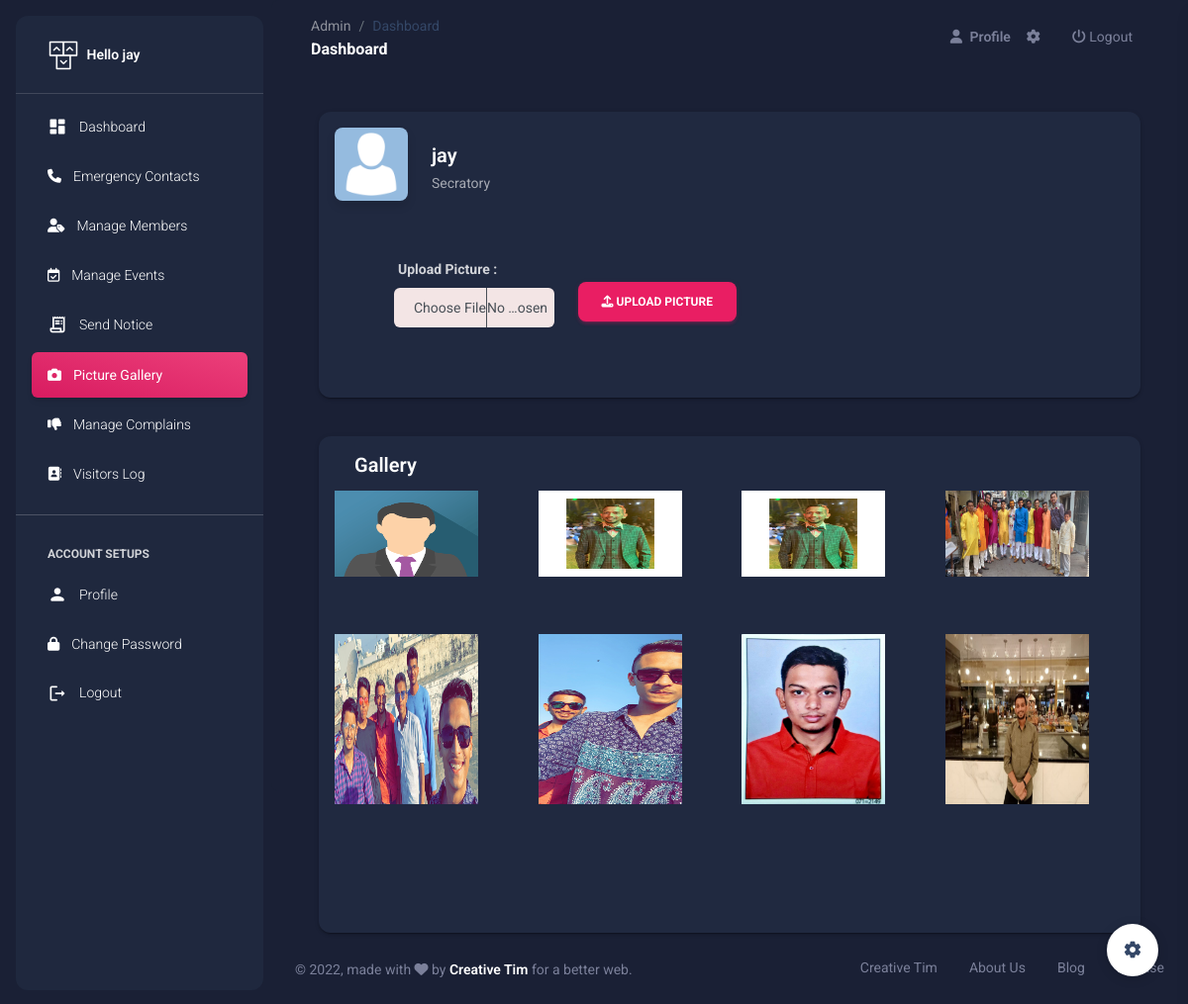
/Sec/gallery/ (signed in), run on the app's committed database.
### SecApp/models.py (models this page shows, shortened)
class SecUser(models.Model):
    name = models.CharField(max_length=50)
    email = models.EmailField(unique=True)
    mobile = models.CharField(max_length=15)
    password = models.CharField(max_length=50)
    pic = models.FileField(upload_to='Profile',default='avatar.png')
    setting = models.BooleanField(default=False)

class Gallery(models.Model):
    uid = models.ForeignKey(SecUser,on_delete=models.CASCADE)
    pic = models.FileField(upload_to='Gallery')

### SecApp/views.py (the view)
# urls.py: path('gallery/',views.gallery, name='gallery'),
def gallery(request):
    uid = SecUser.objects.get(email=request.session['email'])
    if request.FILES:
        Gallery.objects.create(
            uid = uid,
            pic = request.FILES['pic']
        )
    photos = Gallery.objects.all()[::-1]
    return render(request,'gallery.html',{'photos':photos,'uid':uid})

### SecApp/templates/gallery.html (shortened to what this page needs)
{% extends 'sec-header.html' %}
{% load static %}
{% block gallery %}
<li class="nav-item">
    <a class="nav-link text-white active bg-gradient-primary" href="">
    <div class="text-white text-center me-2 d-flex align-items-center justify-content-center">
        <i class="fas fa-camera"></i>
    </div>
    <span class="nav-link-text ms-1">Picture Gallery</span>
    </a>
</li>
{% endblock %}
{% block content %}
<div class="container-fluid px-2 px-md-4">
    <br><br><br>
    <br>
    <div class="card card-body mx-3 mx-md-4 mt-n6">
      <div class="row gx-4 mb-2">
        <div class="col-auto">
          <div class="avatar avatar-xl position-relative">
            {% if uid.pic %}
            <img src="{{uid.pic.url}}" alt="profile_image" class="w-100 border-radius-lg shadow-sm">
            {% else %}
            <img src="" alt="profile_image" class="w-100 border-radius-lg shadow-sm">
            {% endif %}
        </div>
        </div>
        <div class="col-auto my-auto">
          <div class="h-100">
            <h5 class="mb-1">
              {{uid.name}}
            </h5>
            <p class="mb-0 font-weight-normal text-sm">
              Secratory
            </p>
          </div>
        </div>
      </div>
      <div style="margin: 20px; margin-left: 60px;">
      <form action="{% url 'gallery' %}" method="POST" enctype="multipart/form-data">
        <div class="row">
            <div class="form-group col-3">
                <label for="exampleInputPassword1"><b>Upload Picture : </b></label>
                <input type="file" style="background-color: rgb(243, 229, 229); padding-left: 20px;" class="form-control" name="pic"  required>
            </div>
            <div class="form-group col-3">
                <label for="exampleInputPassword1"><b> </b></label><br>
                <button type="submit" class="btn btn-primary"><i class="fa fa-upload"></i>   Upload Picture</button>
            </div>
        </div><br>
      </form>
    </div>
    </div>
  </div>
  <div class="container-fluid px-2 px-md-4">
    <br><br><br>
    <br>
    <div class="card card-body mx-3 mx-md-4 mt-n6">
      <div class="row gx-4 mb-2">
        <div class="col-auto my-auto">
            <div class="h-100">
              <h5 class="mb-1" style="margin-left: 20px;">
                Gallery
              </h5>
            </div>
          </div>
      </div>
      <div class="col-auto my-auto">
        <div class="row">
            {% for i in photos %}
            <div class="col-3">
                <img src="{{i.pic.url}}" alt="" width="80%" height="60%">
            </div>
            {% endfor %}
        </div>
      </div>
    </div>
  </div>
{% endblock %}

### SecApp/templates/sec-header.html (shortened to what this page needs)
{% load static %}
<!DOCTYPE html>
<html lang="en">
<head>
  <link href="{% static 'assets/css/nucleo-icons.css' %}" rel="stylesheet" />
  <link href="{% static 'assets/css/nucleo-svg.css' %}" rel="stylesheet" />
  <link id="pagestyle" href="{% static 'assets/css/material-dashboard.css' %}" rel="stylesheet" />
</head>
{% if uid.setting == False %}
<body class="g-sidenav-show  bg-gray-200">
{% else %}
<body class="g-sidenav-show  bg-gray-200 dark-version">
{% endif %}
  <aside class="sidenav navbar navbar-vertical navbar-expand-xs border-0 border-radius-xl my-3 fixed-start ms-3   bg-gradient-dark" id="sidenav-main">
    <div class="sidenav-header">
      <a class="navbar-brand m-0" href=" https://demos.creative-tim.com/material-dashboard/pages/dashboard " target="_blank">
        <img src="{% static 'assets/img/logo-ct.png' %}" class="navbar-brand-img h-100" alt="main_logo">
        <span class="ms-1 font-weight-bold text-white">Hello {{uid.name}}</span>
      </a>
    </div>
    <hr class="horizontal light mt-0 mb-2">
      <ul class="navbar-nav">
        {% block dashboard %}
        <li class="nav-item">
          <a class="nav-link text-white" href="{% url 'index' %}">
            <div class="text-white text-center me-2 d-flex align-items-center justify-content-center">
              <i class="material-icons opacity-10">dashboard</i>
            </div>
            <span class="nav-link-text ms-1">Dashboard</span>
          </a>
        </li>
        {% endblock %}
        {% block emergency %}
        <li class="nav-item">
          <a class="nav-link text-white " href="{% url 'emergency' %}">
            <div class="text-white text-center me-2 d-flex align-items-center justify-content-center">
              <i class="fa fa-phone"></i>
            </div>
            <span class="nav-link-text ms-1">Emergency Contacts</span>
          </a>
        </li>
        {% endblock %}
        {% block add_member %}
        <li class="nav-item">
          <a class="nav-link text-white " href="{% url 'add-member' %}">
            <div class="text-white text-center me-2 d-flex align-items-center justify-content-center">
              <i class="fa fa-user-tag"></i>
            </div>
            <span class="nav-link-text ms-1">Manage Members</span>
          </a>
        </li>
        {% endblock %}
        {% block event %}
        <li class="nav-item">
          <a class="nav-link text-white " href="{% url 'add-event' %}">
            <div class="text-white text-center me-2 d-flex align-items-center justify-content-center">
              <i class="fa fa-calendar-check-o"></i>
            </div>
            <span class="nav-link-text ms-1">Manage Events</span>
          </a>
        </li>
        {% endblock %}
        {% block notice %}
        <li class="nav-item">
          <a class="nav-link text-white" href="{% url 'send-notice' %}">
            <div class="text-white text-center me-2 d-flex align-items-center justify-content-center">
              <i class="material-icons opacity-10">receipt_long</i>
            </div>
            <span class="nav-link-text ms-1">Send Notice</span>
          </a>
        </li>
        {% endblock %}
        {% block gallery %}{% endblock %}
        {% block complain %}
        <li class="nav-item">
          <a class="nav-link text-white " href="#">
            <div class="text-white text-center me-2 d-flex align-items-center justify-content-center">
              <i class="fa fa-thumbs-down"></i>
            </div>
            <span class="nav-link-text ms-1">Manage Complains</span>
          </a>
        </li>
        {% endblock %}
        <li class="nav-item">
          <a class="nav-link text-white " href="">
            <div class="text-white text-center me-2 d-flex align-items-center justify-content-center">
              <i class="fa fa-address-book"></i>
            </div>
            <span class="nav-link-text ms-1">Visitors Log</span>
          </a>
        </li>
        <hr>
        <li class="nav-item mt-3">
          <h6 class="ps-4 ms-2 text-uppercase text-xs text-white font-weight-bolder opacity-8">Account Setups</h6>
        </li>
        {% block profile %}
        <li class="nav-item">
          <a class="nav-link text-white " href="{% url 'profile' %}">
            <div class="text-white text-center me-2 d-flex align-items-center justify-content-center">
              <i class="material-icons opacity-10">person</i>
            </div>
            <span class="nav-link-text ms-1">Profile</span>
          </a>
        </li>
        {% endblock %}
        {% block password %}
        <li class="nav-item">
          <a class="nav-link text-white " href="{% url 'change-password' %}">
            <div class="text-white text-center me-2 d-flex align-items-center justify-content-center">
              <i class="fa fa-lock"></i>
            </div>
            <span class="nav-link-text ms-1">Change Password</span>
          </a>
        </li>
        {% endblock %}
        <li class="nav-item">
          <a class="nav-link text-white " href="{% url 'logout' %}">
            <div class="text-white text-center me-2 d-flex align-items-center justify-content-center">
              <i class="material-icons">logout</i>
            </div>
            <span class="nav-link-text ms-1">Logout</span>
          </a>
        </li>
      </ul>
  </aside>
  <main class="main-content position-relative max-height-vh-100 h-100 border-radius-lg ">
    <nav class="navbar navbar-main navbar-expand-lg px-0 mx-4 shadow-none border-radius-xl" id="navbarBlur" navbar-scroll="true">
      <div class="container-fluid py-1 px-3">
        <nav aria-label="breadcrumb">
          <ol class="breadcrumb bg-transparent mb-0 pb-0 pt-1 px-0 me-sm-6 me-5">
            <li class="breadcrumb-item text-sm"><a class="opacity-5 text-dark" href="javascript:;">Admin</a></li>
            <li class="breadcrumb-item text-sm text-dark active" aria-current="page">Dashboard</li>
          </ol>
          <h6 class="font-weight-bolder mb-0">Dashboard</h6>
        </nav>
        <div class="collapse navbar-collapse mt-sm-0 mt-2 me-md-0 me-sm-4" id="navbar">
          <ul class="navbar-nav  justify-content-end">
            <li class="nav-item d-flex align-items-center">
              <a href="{% url 'profile' %}" class="nav-link text-body font-weight-bold px-0">
                <i class="fa fa-user me-sm-1"></i>
                <span class="d-sm-inline d-none">Profile</span>
              </a>
            </li>
            <li class="nav-item px-3 d-flex align-items-center">
              <a href="javascript:;" class="nav-link text-body p-0">
                <i class="fa fa-cog fixed-plugin-button-nav cursor-pointer"></i>
              </a>
            </li>
            <li class="nav-item px-3 d-flex align-items-center">
                <a href="{% url 'logout' %}" class="nav-link text-body p-0">
                  <i class="fa fa-power-off"></i> Logout
                </a>
            </li>
          </ul>
        </div>
      </div>
    </nav>
{% block content %}
{% endblock %}
<footer class="footer py-4  ">
    <div class="container-fluid">
      <div class="row align-items-center justify-content-lg-between">
        <div class="col-lg-6 mb-lg-0 mb-4">
          <div class="copyright text-center text-sm text-muted text-lg-start">
            © ,
            made with <i class="fa fa-heart"></i> by
            <a href="" class="font-weight-bold" target="_blank">Creative Tim</a>
            for a better web.
          </div>
        </div>
        <div class="col-lg-6">
          <ul class="nav nav-footer justify-content-center justify-content-lg-end">
            <li class="nav-item">
              <a href="" class="nav-link text-muted">Creative Tim</a>
            </li>
            <li class="nav-item">
              <a href="" class="nav-link text-muted">About Us</a>
            </li>
            <li class="nav-item">
              <a href="" class="nav-link text-muted">Blog</a>
            </li>
            <li class="nav-item">
              <a href="" class="nav-link pe-0 text-muted">License</a>
            </li>
          </ul>
        </div>
      </div>
    </div>
  </footer>
</main>
<div class="fixed-plugin">
<a class="fixed-plugin-button text-dark position-fixed px-3 py-2">
  <i class="material-icons py-2">settings</i>
</a>
</div>
</body>
</html>

### data on the page
SecUser: name "jay", pic (placeholder picture)
Gallery: pic (picture)
Gallery: pic (picture)
Gallery: pic (picture)
Gallery: pic (picture)
Gallery: pic (picture)
Gallery: pic (picture)
Gallery: pic (picture)
Gallery: pic (picture)
